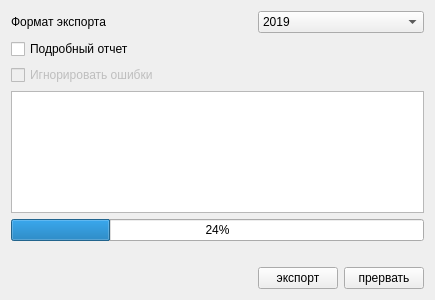
<?xml version="1.0" encoding="UTF-8"?>
<ui version="4.0">
 <class>ExportPage1</class>
 <widget class="QWidget" name="ExportPage1">
  <property name="geometry">
   <rect>
    <x>0</x>
    <y>0</y>
    <width>435</width>
    <height>300</height>
   </rect>
  </property>
  <property name="windowTitle">
   <string>Form</string>
  </property>
  <layout class="QGridLayout">
   <item row="0" column="0" colspan="3">
    <spacer>
     <property name="orientation">
      <enum>Qt::Vertical</enum>
     </property>
     <property name="sizeHint" stdset="0">
      <size>
       <width>20</width>
       <height>40</height>
      </size>
     </property>
    </spacer>
   </item>
   <item row="5" column="0" colspan="3">
    <widget class="CProgressBar" name="progressBar">
     <property name="value">
      <number>24</number>
     </property>
    </widget>
   </item>
   <item row="7" column="0" colspan="3">
    <spacer>
     <property name="orientation">
      <enum>Qt::Vertical</enum>
     </property>
     <property name="sizeHint" stdset="0">
      <size>
       <width>20</width>
       <height>40</height>
      </size>
     </property>
    </spacer>
   </item>
   <item row="8" column="1">
    <widget class="QPushButton" name="btnExport">
     <property name="text">
      <string>экспорт</string>
     </property>
    </widget>
   </item>
   <item row="8" column="2">
    <widget class="QPushButton" name="btnCancel">
     <property name="text">
      <string>прервать</string>
     </property>
    </widget>
   </item>
   <item row="8" column="0">
    <spacer>
     <property name="orientation">
      <enum>Qt::Horizontal</enum>
     </property>
     <property name="sizeHint" stdset="0">
      <size>
       <width>40</width>
       <height>20</height>
      </size>
     </property>
    </spacer>
   </item>
   <item row="4" column="0" colspan="3">
    <widget class="QTextBrowser" name="logBrowser"/>
   </item>
   <item row="2" column="0">
    <widget class="QCheckBox" name="chkVerboseLog">
     <property name="text">
      <string>Подробный отчет</string>
     </property>
    </widget>
   </item>
   <item row="3" column="0">
    <widget class="QCheckBox" name="chkIgnoreErrors">
     <property name="enabled">
      <bool>false</bool>
     </property>
     <property name="text">
      <string>Игнорировать ошибки</string>
     </property>
    </widget>
   </item>
   <item row="1" column="0">
    <widget class="QLabel" name="lblExportType">
     <property name="text">
      <string>Формат экспорта</string>
     </property>
    </widget>
   </item>
   <item row="1" column="1" colspan="2">
    <widget class="QComboBox" name="cmbExportType">
     <item>
      <property name="text">
       <string>2019</string>
      </property>
     </item>
     <item>
      <property name="text">
       <string>2020</string>
      </property>
     </item>
     <item>
      <property name="text">
       <string>2021</string>
      </property>
     </item>
    </widget>
   </item>
   <item row="6" column="0" colspan="3">
    <widget class="QLabel" name="lblElapsed">
     <property name="text">
      <string/>
     </property>
    </widget>
   </item>
  </layout>
 </widget>
 <customwidgets>
  <customwidget>
   <class>CProgressBar</class>
   <extends>QProgressBar</extends>
   <header>library/ProgressBar.h</header>
  </customwidget>
 </customwidgets>
 <resources/>
 <connections/>
</ui>
